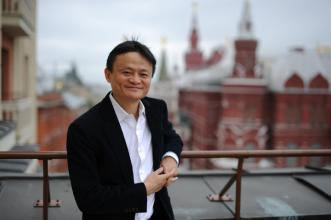
#> input picture FaceDetection/MTCNN/mtcnn_1/identify_pic/mayun.jpg, 331 x 220 px, found by its file name
$ python pre_cifar10.py
#> lines starting #> are read from the running program, lines starting #| are printed output that depends on the picture
import requests
import base64
import json
import cv2
import numpy as np
import time


# 列举最多分类个数
top = 5
# 预测具体类别,将其转化为array的多维数组格式
# pre_classes = np.array(["飞机","汽车","鸟","猫","鹿","狗","青蛙","马","船","卡车"])

def get_input_data(image_path):
    # 读取图片
#> called with image_path = './mayun.jpg'
    image_data = cv2.imread(image_path)
#> image_data is the input picture: shape (220, 331, 3); mean B, G, R 119.8, 118.5, 124.9
    # 转换为模型需要打图片大小
    image_data = cv2.resize(image_data, (32, 32))
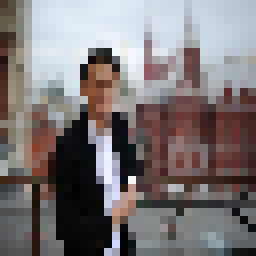
#> image_data: shape (32, 32, 3) (shown 8 times larger); mean B, G, R 119.3, 118.1, 124.4
    # bgr 转 rgb （opencv读取图片的默认像素排列是bgr，和多种软件不一致，转为rgb）
    image_data = image_data[:, :, ::-1]
    # 转换为模型需要的浮点类型
    image_data = image_data.astype(np.float32)
    # 此时的image_data 类型为numpy 是无法直接包装到json请求信息中的，需要转换为数组
    image_data = image_data.tolist()
#> image_data = 32 items

    return image_data

#图片路径
image_paths = ['./mayun.jpg']
# image_paths = [str(input("请输入单张图片路径，并进行分类预测："))]
# data数据为json格式，数据内容格式为[{"a":b}]
instances = []
for i in image_paths:
    per_image_instance = {"input_image":get_input_data(i)}
    print(per_image_instance)
#> (printed output is left out)
    instances.append(per_image_instance)

#restful url
# URL = "http://端口:地址/v1/models/test_model:predict"
URL = "http://192.168.4.140:8501/v1/models/facenet:predict"
#请求json头
headers = {"content-type": "application/json"}
#请求数据
body = {
    "signature_name": "serving_default",
    "instances": instances
    }
# dumps将python对象转为json对象，便于网络间传输
#> (the run stopped early here; a loop or call above may not have finished)
